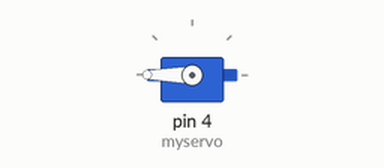
Simulated run of this sketch. Board: Arduino Uno, built with avr-gcc and run on an emulated ATmega328P. Parts: servo.

Above: at 0.05 s.
Timing chart, 0 to 4.6 s (numbered marks = the images above):
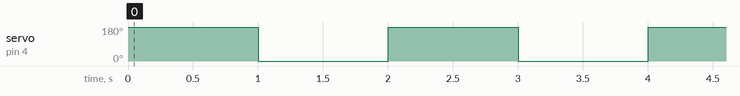

Measured:
- by itself, servo on pin 4 (myservo): alternates 180° for 1.0 s and 0° for 1.0 s

The sketch:

servo.ino
```cpp
#include <Servo.h>

Servo myservo;

void setup() {
  myservo.attach(4);

}

void loop() {
  myservo.write(180);
  delay(1000);
  myservo.write(0);
  delay(1000);
}
```
